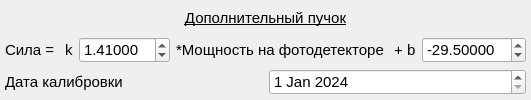
           <widget class="QFrame" name="hhhhh">
            <property name="sizePolicy">
             <sizepolicy hsizetype="Preferred" vsizetype="Minimum">
              <horstretch>0</horstretch>
              <verstretch>0</verstretch>
             </sizepolicy>
            </property>
            <property name="styleSheet">
             <string notr="true">QFrame#hhhhh{
border: 5px solid rgb(128, 160, 165);
border-radius: 17px;
}</string>
            </property>
            <layout class="QVBoxLayout" name="verticalLayout_27">
             <property name="leftMargin">
              <number>5</number>
             </property>
             <property name="topMargin">
              <number>5</number>
             </property>
             <property name="rightMargin">
              <number>5</number>
             </property>
             <property name="bottomMargin">
              <number>5</number>
             </property>
             <item>
              <widget class="QLabel" name="lb_path_6">
               <property name="sizePolicy">
                <sizepolicy hsizetype="Preferred" vsizetype="Expanding">
                 <horstretch>0</horstretch>
                 <verstretch>0</verstretch>
                </sizepolicy>
               </property>
               <property name="font">
                <font>
                 <family>Segoe UI</family>
                 <pointsize>11</pointsize>
                 <underline>true</underline>
                </font>
               </property>
               <property name="toolTip">
                <string>&lt;html&gt;&lt;head/&gt;&lt;body&gt;&lt;p&gt;Силы агрегации обозначаются FA (или Fa, fa), а силы дезагрегации, как FD (или Fd, fd)&lt;/p&gt;&lt;/body&gt;&lt;/html&gt;</string>
               </property>
               <property name="text">
                <string>Дополнительный пучок</string>
               </property>
               <property name="alignment">
                <set>Qt::AlignCenter</set>
               </property>
              </widget>
             </item>
             <item>
              <layout class="QVBoxLayout" name="verticalLayout_46">
               <item>
                <layout class="QHBoxLayout" name="horizontalLayout_115">
                 <item>
                  <widget class="QLabel" name="lb_path_19">
                   <property name="sizePolicy">
                    <sizepolicy hsizetype="Preferred" vsizetype="MinimumExpanding">
                     <horstretch>0</horstretch>
                     <verstretch>0</verstretch>
                    </sizepolicy>
                   </property>
                   <property name="font">
                    <font>
                     <family>Segoe UI</family>
                     <pointsize>11</pointsize>
                    </font>
                   </property>
                   <property name="toolTip">
                    <string>Сила = k*(значение мощности)+b</string>
                   </property>
                   <property name="text">
                    <string>Сила = </string>
                   </property>
                  </widget>
                 </item>
                 <item>
                  <widget class="QLabel" name="lb_path_9">
                   <property name="sizePolicy">
                    <sizepolicy hsizetype="Preferred" vsizetype="MinimumExpanding">
                     <horstretch>0</horstretch>
                     <verstretch>0</verstretch>
                    </sizepolicy>
                   </property>
                   <property name="font">
                    <font>
                     <family>Segoe UI</family>
                     <pointsize>11</pointsize>
                    </font>
                   </property>
                   <property name="toolTip">
                    <string>Сила = a*(значение мощности)+b</string>
                   </property>
                   <property name="text">
                    <string>k</string>
                   </property>
                  </widget>
                 </item>
                 <item>
                  <widget class="QDoubleSpinBox" name="a_dop">
                   <property name="font">
                    <font>
                     <pointsize>11</pointsize>
                    </font>
                   </property>
                   <property name="decimals">
                    <number>5</number>
                   </property>
                   <property name="maximum">
                    <double>50.000000000000000</double>
                   </property>
                   <property name="value">
                    <double>1.410000000000000</double>
                   </property>
                  </widget>
                 </item>
                 <item>
                  <widget class="QLabel" name="lb_path_20">
                   <property name="sizePolicy">
                    <sizepolicy hsizetype="Preferred" vsizetype="MinimumExpanding">
                     <horstretch>0</horstretch>
                     <verstretch>0</verstretch>
                    </sizepolicy>
                   </property>
                   <property name="font">
                    <font>
                     <family>Segoe UI</family>
                     <pointsize>11</pointsize>
                    </font>
                   </property>
                   <property name="toolTip">
                    <string>&lt;html&gt;&lt;head/&gt;&lt;body&gt;&lt;p&gt;&lt;br/&gt;&lt;/p&gt;&lt;/body&gt;&lt;/html&gt;</string>
                   </property>
                   <property name="text">
                    <string>*Мощность на фотодетекторе</string>
                   </property>
                  </widget>
                 </item>
                 <item>
                  <widget class="QLabel" name="lb_path_21">
                   <property name="sizePolicy">
                    <sizepolicy hsizetype="Preferred" vsizetype="MinimumExpanding">
                     <horstretch>0</horstretch>
                     <verstretch>0</verstretch>
                    </sizepolicy>
                   </property>
                   <property name="font">
                    <font>
                     <family>Segoe UI</family>
                     <pointsize>11</pointsize>
                    </font>
                   </property>
                   <property name="toolTip">
                    <string/>
                   </property>
                   <property name="text">
                    <string> + b</string>
                   </property>
                  </widget>
                 </item>
                 <item>
                  <widget class="QDoubleSpinBox" name="b_dop">
                   <property name="font">
                    <font>
                     <pointsize>11</pointsize>
                    </font>
                   </property>
                   <property name="decimals">
                    <number>5</number>
                   </property>
                   <property name="minimum">
                    <double>-200.000000000000000</double>
                   </property>
                   <property name="maximum">
                    <double>200.000000000000000</double>
                   </property>
                   <property name="value">
                    <double>-29.500000000000000</double>
                   </property>
                  </widget>
                 </item>
                </layout>
               </item>
               <item>
                <layout class="QHBoxLayout" name="horizontalLayout_53">
                 <item>
                  <widget class="QLabel" name="lb_path_11">
                   <property name="sizePolicy">
                    <sizepolicy hsizetype="Preferred" vsizetype="MinimumExpanding">
                     <horstretch>0</horstretch>
                     <verstretch>0</verstretch>
                    </sizepolicy>
                   </property>
                   <property name="font">
                    <font>
                     <family>Segoe UI</family>
                     <pointsize>11</pointsize>
                    </font>
                   </property>
                   <property name="toolTip">
                    <string>Указывайте дату, чтобы не запутаться</string>
                   </property>
                   <property name="text">
                    <string>Дата калибровки</string>
                   </property>
                  </widget>
                 </item>
                 <item>
                  <widget class="QDateEdit" name="dateEdit_2">
                   <property name="font">
                    <font>
                     <pointsize>11</pointsize>
                    </font>
                   </property>
                   <property name="date">
                    <date>
                     <year>2024</year>
                     <month>1</month>
                     <day>1</day>
                    </date>
                   </property>
                  </widget>
                 </item>
                </layout>
               </item>
              </layout>
             </item>
            </layout>
           </widget>
